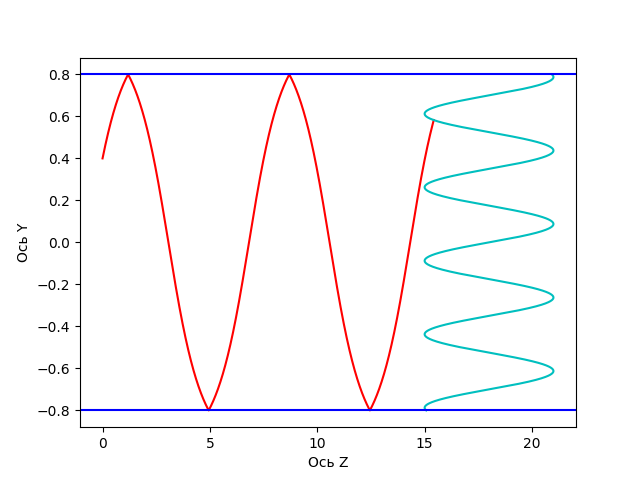

This chart was generated by the following Python code:
import numpy as np
import matplotlib.pyplot as plt


def f1(y):
    return 1.4 + 0.12 * np.cos(3 * y)


def n1(y):
    global omega

    return f1(y) * (1 - ((0.35 * 10 ** 14) / omega) ** 2)


def z_f(y):
    return 18 + 3 * np.sin(17.951958020513104 * y)


def get_new_angle(curr_angle, n1, n2):
    return np.arcsin(np.clip((np.sin(curr_angle) * n1) / n2, -1, 1))


def model(r, n_outer, y0, z0, alpha_0):
    global step

    alpha_0 = np.deg2rad(alpha_0)
    s = 0
    course = 1
    arr_y = [y0]
    arr_z = [z0]

    beta = get_new_angle(alpha_0, n_outer, n1(y0))
    arr_y += [y0 + step * np.sin(beta)]  # first y coord
    arr_z += [z0 + step * np.cos(beta)]  # first z coord

    n_1 = n1(arr_y[-2])  # refractive coeff of first area take from prev coord
    n_2 = n1(arr_y[-1])  # # refractive coeff of second area take from last coord

    alpha = np.pi / 2 - beta  # new first angle
    beta = get_new_angle(alpha, n_1, n_2)
    s += step  # accum length

    while arr_z[-1] < z_f(arr_y[-1]):  # while haven't reached yet
        if abs(np.sin(beta)) >= 1:
            course *= -1
            beta = alpha

        arr_y += [arr_y[-1] + step * np.cos(beta) * course]
        arr_z += [arr_z[-1] + step * np.sin(beta)]

        n_1 = n1(arr_y[-2])
        n_2 = n1(arr_y[-1]) if abs(arr_y[-1]) <= r else n_outer  # possible to exceed radius

        alpha = beta
        beta = get_new_angle(alpha, n_1, n_2)

        s += step  # accum length

    return arr_y, arr_z, s


def plot_model(y_values, z_values, r):
    global step
    y = np.arange(-r, r, step)
    plt.plot(z_values, y_values, 'r')
    plt.plot(z_f(y), y, 'c')

    plt.axhline(r, color='b')
    plt.axhline(-r, color='b')

    plt.xlabel('Ось Z')
    plt.ylabel('Ось Y')
    plt.show()


step = 0.001
radius = 0.8
n_out = 1
omega = 3.1 * 10 ** 14
y_start = 0.4
z_start = 0
alpha_start = 40

y_points, z_points, trajectory_length = model(radius, n_out, y_start, z_start, alpha_start)
print("Длина траектории =", trajectory_length)
plot_model(y_points, z_points, radius)
